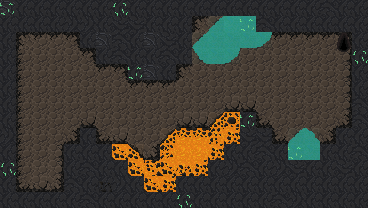

The image is a tile-based game level rendered from a .tmx file. Its description and complete source (layers, tilesets, objects, tile grids) follow:
An orthogonal 23x13 tile map with 16x16 px tiles, 2 tile layers (Tile Layer 1, Tile Layer 2) and 4 objects (player_spawn, level_exit, charging_monster, rock).

<map version="1.10" tiledversion="1.10.2" orientation="orthogonal" renderorder="right-down" width="23" height="13" tilewidth="16" tileheight="16" infinite="0" nextlayerid="4" nextobjectid="5">
 <tileset firstgid="1" source="cave_crawler_v2.tsx" />
 <layer id="1" name="Tile Layer 1" width="23" height="13">
  <data encoding="csv">
96,95,95,95,96,95,95,95,95,95,95,95,95,95,95,95,95,95,96,95,2684354655,95,95,
95,95,95,95,3221225567,3221225567,95,1610612831,1610612831,95,95,95,77,67,67,67,2684354655,95,95,95,95,95,95,
95,82,61,61,2684354642,95,96,2684354655,95,96,1610612831,95,67,67,67,67,67,79,79,79,79,2684354642,95,
95,77,61,61,61,2684354642,95,2684354655,95,95,2684354655,95,67,67,67,61,61,61,61,61,61,76,95,
95,77,61,61,61,61,79,2684354642,95,96,95,82,61,61,61,61,61,61,61,61,61,76,95,
95,77,61,61,61,61,61,61,79,79,79,61,61,61,61,61,61,61,61,61,61,76,3221225568,
95,77,61,61,61,61,61,61,61,61,61,61,61,61,61,78,61,61,61,61,61,76,2684354655,
96,77,61,61,61,78,61,61,61,61,61,61,61,46,46,95,1610612818,61,61,61,61,3221225554,2684354655,
3221225567,77,61,61,3221225554,95,1610612818,61,61,61,46,46,46,46,46,1610612831,1610612831,1610612818,67,67,3221225554,95,2684354656,
95,77,61,3221225554,95,96,95,46,46,61,46,46,46,46,95,96,2684354655,95,67,67,3221225568,95,2684354655,
95,77,61,61,95,2684354655,95,95,46,46,46,46,46,95,3221225567,2684354655,95,3221225567,1610612831,95,95,1610612831,95,
95,1610612818,61,61,2684354655,96,95,3221225567,95,46,46,95,95,95,95,96,95,95,95,96,95,95,95,
95,95,3221225568,95,95,2684354655,95,95,95,95,95,95,95,95,95,95,95,2684354655,3221225567,95,1610612831,95,96
</data>
 </layer>
 <layer id="2" name="Tile Layer 2" width="23" height="13">
  <data encoding="csv">
50,95,0,0,95,0,0,51,0,0,0,0,0,0,0,0,0,0,95,0,0,0,0,
0,0,0,0,0,0,0,0,0,0,95,0,82,93,67,50,0,0,0,0,0,0,0,
0,82,79,79,0,0,0,0,0,0,0,0,93,0,0,0,109,0,0,0,0,66,0,
0,0,0,0,0,0,0,0,0,0,0,0,108,0,109,0,0,0,0,0,0,81,51,
0,0,0,0,0,0,0,0,50,0,0,0,0,0,0,0,0,0,0,0,0,0,0,
0,0,0,0,0,0,0,0,0,0,0,0,0,0,0,0,0,0,0,0,0,0,95,
0,0,0,0,0,0,0,0,0,0,0,0,0,0,78,0,0,0,0,0,0,0,0,
95,0,0,0,0,0,0,0,0,0,0,78,78,91,17,50,0,0,0,0,0,0,0,
0,0,0,0,0,0,0,78,0,0,91,2,2,1,33,0,0,0,93,94,0,0,95,
0,0,0,76,0,95,0,31,92,3221225554,16,0,0,33,0,95,0,0,50,0,95,0,0,
51,0,61,76,0,0,0,0,31,3,31,32,33,0,0,0,95,0,0,0,0,0,0,
0,0,78,3221225554,0,95,32,0,0,31,33,0,0,0,0,95,0,0,0,95,95,0,0,
0,0,95,0,0,0,0,0,0,0,0,51,0,0,0,0,0,0,0,0,95,0,95
</data>
 </layer>
 <objectgroup id="3" name="Object Layer 1">
  <object id="1" name="player_spawn" x="32.6146" y="46.9797">
   <point />
  </object>
  <object id="2" name="level_exit" x="343.244" y="42.7313">
   <point />
  </object>
  <object id="3" name="charging_monster" x="32.0226" y="184.926">
   <point />
  </object>
  <object id="4" name="rock" x="337.67" y="48.3049">
   <point />
  </object>
 </objectgroup>
</map>
